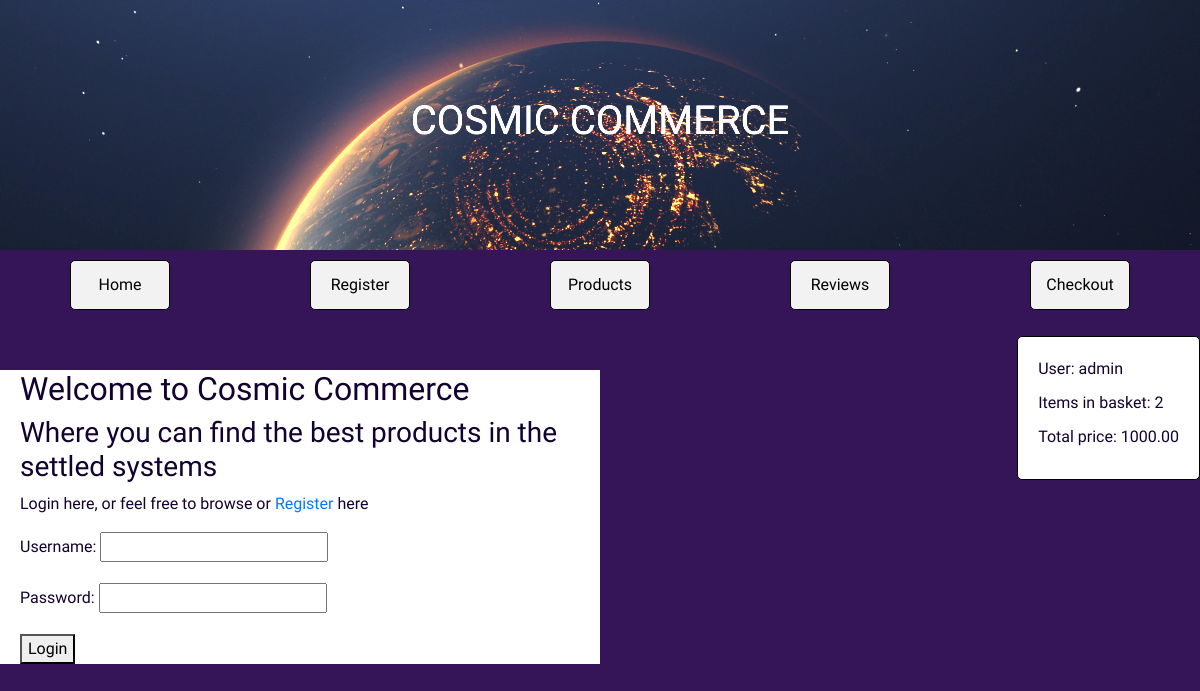
Before: /index/ (signed in) with the older database file.
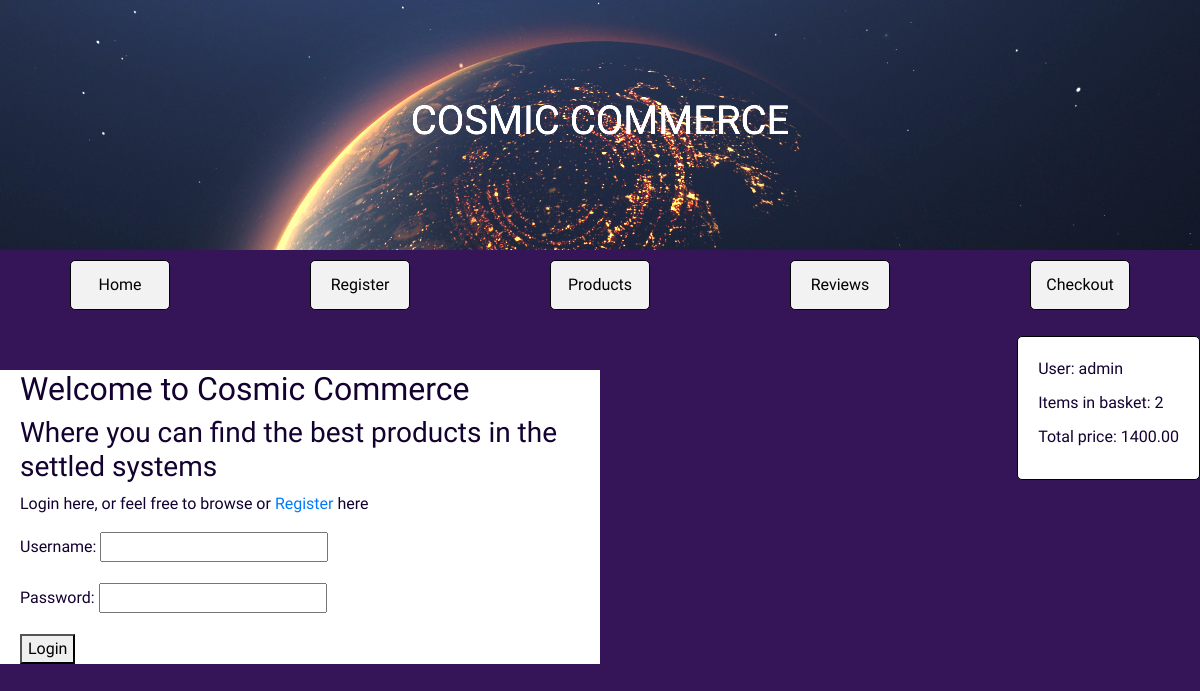
After: the same page with the newer database file.
### catalog/models.py (models this page shows, shortened)
class Basket(models.Model):
    user = models.OneToOneField(User, on_delete=models.CASCADE)
    items = models.ManyToManyField(Product, through='BasketItem')
    def total_cost(self):
        return sum(item.total_price() for item in self.basketitem_set.all())

class BasketItem(models.Model):
    product = models.ForeignKey(Product, on_delete=models.CASCADE)
    basket = models.ForeignKey(Basket, on_delete=models.CASCADE)
    quantity = models.PositiveIntegerField(default=1)
    def total_price(self):
        return self.product.price * self.quantity

class Product(models.Model):
    image = models.ImageField(upload_to='products/')
    title = models.CharField(max_length=200, default='Default Title')
    description = models.TextField()
    price = models.DecimalField(max_digits=6, decimal_places=2)
    category = models.ForeignKey(Category, null=True, blank=True, on_delete=models.CASCADE)
    featured = models.BooleanField(default=False)

### catalog/views.py (the view)
# urls.py: path('index/', views.index, name='index'),
def index(request):
    if request.method == 'POST':
        form = AuthenticationForm(data=request.POST)
        if form.is_valid():
            user = form.get_user()
            login(request, user)
            return redirect('index')
    else:
        form = AuthenticationForm()
    basket = None
    if request.user.is_authenticated:
        basket, created = Basket.objects.get_or_create(user=request.user)
    featured_products = Product.objects.filter(featured=True)[:3]
    return render(request, 'catalog/index.html', {'form': form, 'basket': basket})

### catalog/context_processors.py (called while the page is built)
def basket(request):
    if request.user.is_authenticated:
        basket, created = Basket.objects.get_or_create(user=request.user)
        return {'basket': basket}
    else:
        return {}

### catalog/templates/catalog/index.html (shortened to what this page needs)
{% extends 'catalog/base.html' %}
{% block content %}
<div class="index-page-welcome">
    <h2>Welcome to Cosmic Commerce</h2>
    <h3>Where you can find the best products in the settled systems</h3>
    <p>Login here, or feel free to browse or <a href="{% url 'register' %}">Register</a> here</p>
    <form method="post">
        {{ form.as_p }}
        <button type="submit">Login</button>
      </form>
</div>
{% endblock %}

### catalog/templates/catalog/base.html (shortened to what this page needs)
{% load static %}
<!DOCTYPE html>
<html>
<head>
    <link rel="stylesheet" href="https://stackpath.bootstrapcdn.com/bootstrap/4.5.2/css/bootstrap.min.css">
    <link rel="stylesheet" type="text/css" href="{% static 'catalog/css/style.css' %}">
</head>
<body>
    <header class="site-header">
        <h1>COSMIC COMMERCE</h1>
    </header>
    <section class="site-nav">
        <nav>
            <ul>
                <li><a href="{% url 'index' %}">Home</a></li>
                <li><a href="{% url 'register' %}">Register</a></li>
                <li><a href="{% url 'products' %}">Products</a></li>
                <li><a href="{% url 'reviews' %}">Reviews</a></li>
                <li><a href="{% url 'checkout' %}">Checkout</a></li>
            </ul>
        </nav>
    </section>
    <div class="basket-info">
        {% if basket %}
            <p>User: {{ request.user.username }}</p>
            <p>Items in basket: {{ basket.basketitem_set.count }}</p>
            <p>Total price: {{ basket.total_cost }}</p>
        {% else %}
            <p>No items in basket</p>
        {% endif %}
    </div>
    {% block content %}
    {% endblock %}
</body>
</html>

Changed rows visible on the page:
changed through a linked row, Basket id 2: total_cost "1000.00" → "1400.00"
